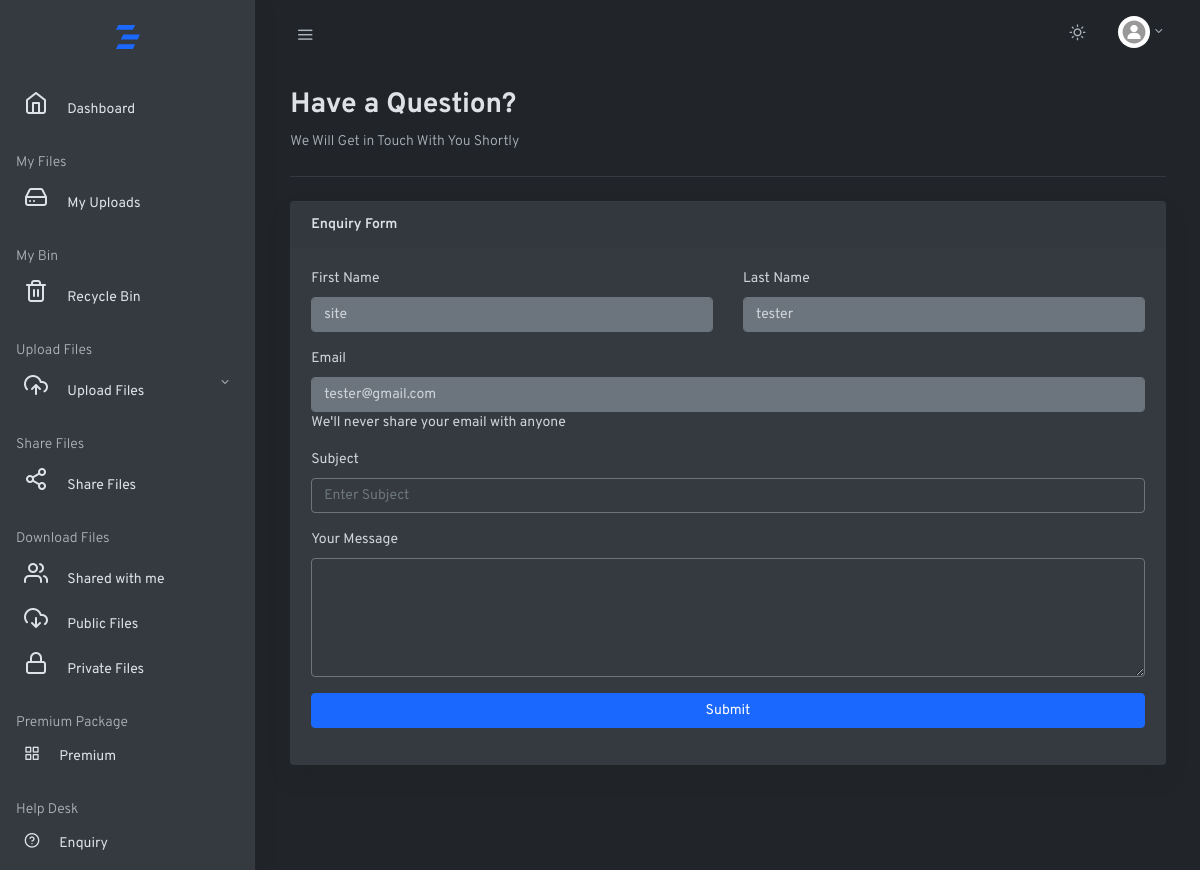
Page /enquiry (signed in) on the committed database.
### myapp/models.py (models this page shows, shortened)
class Login(models.Model):
    fname = models.CharField(max_length=60)
    lname = models.CharField(max_length=60)
    email = models.EmailField()
    number = models.IntegerField()
    password = models.CharField(max_length=100)
    timestamp = models.DateTimeField(auto_now=True)

### myapp/views.py (the view)
# urls.py: path('enquiry', views.enquiry, name="enquiry"),
def enquiry(request):
    uid = request.session.get("login_id")
    if uid:
        userdata = Login.objects.get(id=uid)
        context = checkpackage(request)
        packagedetails = context.get('packagedetails')
        return render(request, "enquiry.html", {'data': userdata, 'package': packagedetails})
    return redirect(login)

### myapp/views.py (called while the page is built)
def checkpackage(request):
    uid = request.session.get("login_id")
    get_details = Userpackagedetails.objects.get(userid=Login(id=uid), package_status="active")
    context = {'packagedetails': get_details}
    return context

### myapp/templates/enquiry.html (shortened to what this page needs)
{% extends 'base.html'%}
{% block content %}
      <main role="main" class="main-content">
        <div class="container-fluid">
          <div class="row justify-content-center">
            <div class="col-12">
              <h2 class="page-title">Have a Question?</h2>
              <p class="text-muted">We Will Get in Touch With You Shortly</p>
              <hr class="my-4">
              <div class="card shadow mb-4">
                <div class="card-header">
                  <strong class="card-title">Enquiry Form</strong>
                </div>
                <div class="card-body">
                  <form action="/getenquiry" method="POST">
                  <div class="row">
                      <div class="col-md-6">
                        <div class="form-group mb-3">
                          <label for="simpleinput">First Name</label>
                          <input type="text" id="simpleinput" class="form-control" value="{{data.fname}}" readonly="" name="fname">
                        </div>
                      </div>
                      <div class="col-md-6">
                        <div class="form-group mb-3">
                          <label for="example-helping">Last Name</label>
                          <input type="text" value="{{data.lname}}" readonly="" name="lname" id="example-helping" class="form-control" placeholder="Input with helping text">
                        </div>
                      </div>
                      <div class="col-12">
                        <div class="form-group mb-3">
                          <label for="example-email">Email</label>
                          <input type="email" id="example-email" value="{{data.email}}" readonly="" name="mail" class="form-control" placeholder="Email">
                          We'll never share your email with anyone
                        </div>
                      </div>
                      <div class="col-12">
                        <div class="form-group mb-3">
                          <label for="example-subject">Subject</label>
                          <input type="text" id="example-subject" class="form-control" name="subject" placeholder="Enter Subject" required>
                        </div>
                      </div>
                      <div class="col-12">
                        <div class="form-group mb-3">
                          <label for="example-msg">Your Message</label>
                          <textarea class="form-control" id="example-msg" name="message" rows="5" required></textarea>
                        </div>
                      </div>
                      <div class="col-12">
                        <div class="form-group mb-3">
                          <button class="btn btn-large btn-block btn-primary" type="submit">Submit</button>
                        </div>
                      </div>
                    </form>
                  </div>
                </div>
              </div>
            </div>
          </div>
        </div>
{% endblock %}

### rows in the picture
Login: fname "site", lname "tester", mail "tester@gmail.com"
